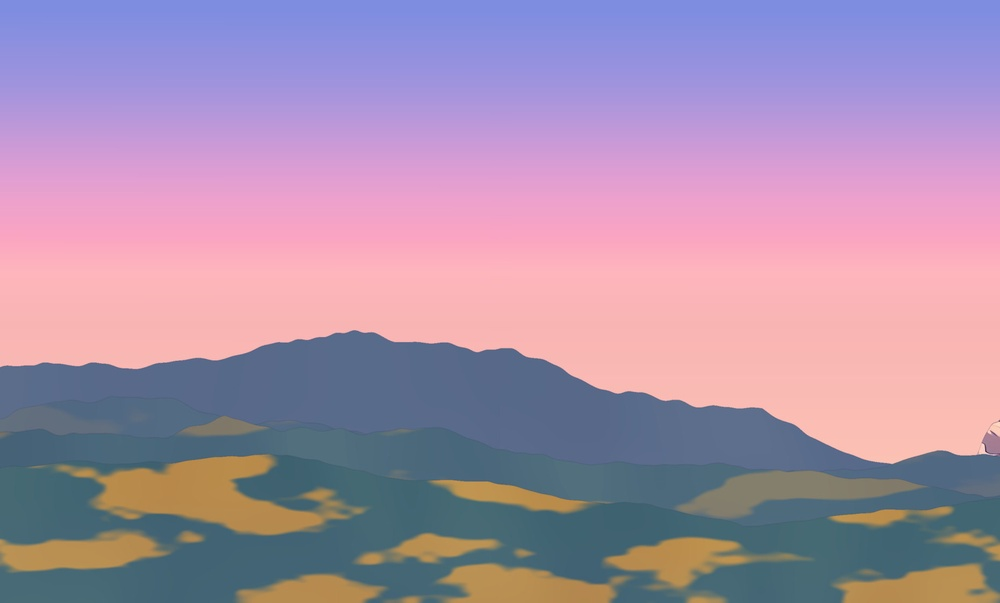
#> input picture assets/backdrops/antelao-pano-000.jpg, 1000 x 603 px, shrunk from 1860 x 1121 before the run
$ python paint-toon.py ../assets/backdrops/antelao-pano-000.jpg out.png
#> lines starting #> are read from the running program, lines starting #| are printed output that depends on the picture; after the words box and inside, x2 and y2 are one past the last pixel; in counts of white or black regions, pixels touching at a corner belong together
#> further down, img is the input picture: shape (603, 1000, 3); mean B, G, R 171.5, 143.8, 169.3
#!/usr/bin/env python3
"""A real photograph repainted as a cartoon of the same mountains at another hour: the shapes are the photo's own, nothing is invented.
python3 -I tools/paint-toon.py <in.jpg> <out.jpg> [--crop x0,y0,x1,y1] [--scale 1.7] [--hint recipe.json:file_in_recipe] [--ramps name]

Used for the sides of a panorama where no hand repaint exists, so that they sit next to one. Three colour ramps, chosen per pixel by what the
photo says is there (excess green is grass, pale and grey is snow, the rest is rock), run over the photo's own light after the overcast is
taken out of it and its tones are gathered into flat planes. Crests take the first sun; the pen follows the photo's dark lines."""
import argparse, json
import numpy as np, cv2

RAMPS = {
    # Bâlea as the photos have it, late morning in summer: dark grey schist, grey scree, muted green grass, cold shade. Read off 02.09.2025 Balea-See and Baleasee
    'balea_day': {
        'grass': ['#2c4436', '#3e5a3e', '#566f44', '#6f8450', '#8d9a5c', '#b0b06e'],
        'rock': ['#2b2f38', '#40444c', '#5a5c60', '#777775', '#96948c', '#b9b5a8', '#dcd8ca'],
        'snow': ['#a8b8cc', '#d4dee8', '#f0f4f6', '#ffffff'],
        'glow': '#fff2dc', 'ink': '#1e2228',
    },
    # read off the hand repaint of the Stoschmidt photo (balea-gemini): olive and ochre grass, charcoal schist, grey scree, a clean sky
    'balea_hero': {
        'grass': ['#454a2c', '#5f6133', '#7d7a3e', '#9a8f48', '#b4a258', '#cdb878'],
        'rock': ['#2b2d2f', '#3c3f40', '#4f5150', '#6a6a64', '#838179', '#9c9a8e', '#bdb9aa'],
        'snow': ['#9fb2c4', '#c8d4dc', '#e8ecee', '#fbfbf8'],
        'glow': '#fff0d8', 'ink': '#1f2124',
    },
    # sampled from Summit Descent's repaint of Bâlea (docs/backdrops-howto.md): rose rock, olive and gold grass, lilac shade
    'balea': {
        'grass': ['#5e7a6c', '#7a8f74', '#97986a', '#aea262', '#c2b068', '#d6c27c'],
        'rock': ['#8a7694', '#a98a9e', '#c99aa0', '#e2ac9e', '#f2c0aa', '#fad6c0'],
        'snow': ['#b4a8cc', '#dccfe0', '#f8ece6', '#fff8f2'],
        'glow': '#ffb49a', 'ink': '#3a2f46',
    },
}

def rgb(h): return np.array([int(h[i:i + 2], 16) for i in (1, 3, 5)], np.float32) / 255
def ramp(t, names):
    c = np.stack([rgb(n) for n in names]); x = np.linspace(0, 1, len(names))
    return np.stack([np.interp(t, x, c[:, k]) for k in range(3)], -1).astype(np.float32)
def sstep(a, b, x):
    t = np.clip((x - a) / (b - a), 0, 1); return t * t * (3 - 2 * t)
def blur(a, s): return cv2.GaussianBlur(a, (0, 0), s)

def paint(src, crop, scale, hint, R, levels=6, glow=0.55, ink=0.5, flat=0.75, sm=1.0, sky_l=0.6):
#> called with scale = 1.7, levels = 6, glow = 0.55, ink = 0.5, flat = 0.75, sm = 1, sky_l = 0.6
    h, w = src.shape[:2]
#> h = 603; w = 1000
    x0, y0, x1, y1 = crop
    src = src[int(y0 * h):int(y1 * h), int(x0 * w):int(x1 * w)]
    src = cv2.resize(src, None, fx=scale, fy=scale, interpolation=cv2.INTER_CUBIC)
    H, W = src.shape[:2]
#> H = 1025; W = 1700
    # flat planes that keep the photo's edges
    k = sm * scale
    s = cv2.edgePreservingFilter(src, flags=1, sigma_s=int(40 * k), sigma_r=0.3)
    s = cv2.bilateralFilter(s, 0, 30, 6 * k)
    f = s.astype(np.float32) / 255
    b, g, r = f[..., 0], f[..., 1], f[..., 2]
    L = 0.3 * r + 0.59 * g + 0.11 * b
    V, Mi = f.max(-1), f.min(-1)
    sat = (V - Mi) / (V + 1e-3)
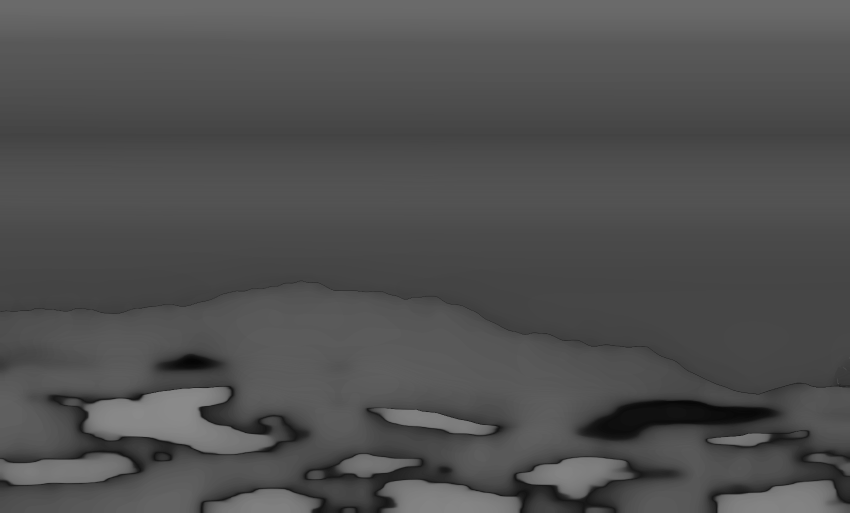
#> sat: shape (1025, 1700) float32 (shown at 1/2 size); min 0.0175, max 0.545, mean 0.315
    # what is there: little patches of either go, the painter works in big shapes
    exg = (g - np.maximum(r, b)) / (V + 1e-3)
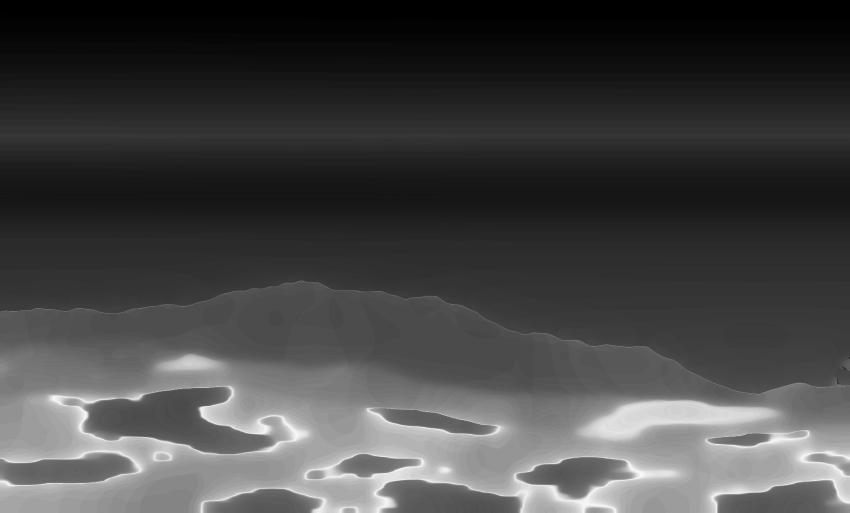
#> exg: shape (1025, 1700) float32 (shown at 1/2 size); min -0.366, max 0.103, mean -0.24; drawn with min black and max white
    warm = (r - b) / (V + 1e-3)
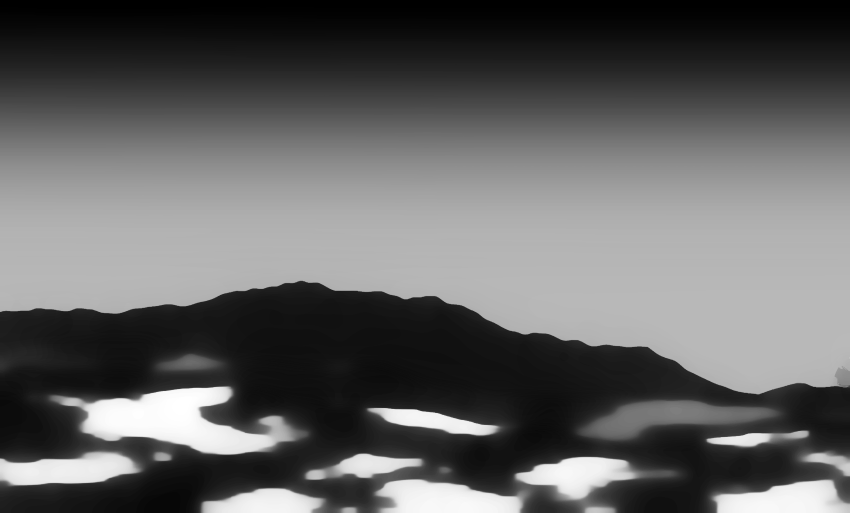
#> warm: shape (1025, 1700) float32 (shown at 1/2 size); min -0.419, max 0.545, mean -0.0473; drawn with min black and max white
    grass = sstep(0.0, 0.07, blur(exg, 3 * k))
    grass = np.maximum(grass, sstep(0.16, 0.34, blur(warm, 3 * k)) * sstep(-0.12, 0.0, blur(g - r, 3 * k)))
    sz = int(9 * k) | 1
    el = cv2.getStructuringElement(cv2.MORPH_ELLIPSE, (sz, sz))
    grass = cv2.morphologyEx(cv2.morphologyEx(grass.astype(np.float32), cv2.MORPH_CLOSE, el), cv2.MORPH_OPEN, el)
    grass = blur(grass, 1.4 * k)
    snow = sstep(0.68, 0.8, L) * (1 - sstep(0.1, 0.2, sat))
    snow = blur(snow, 0.8 * k)
    # the overcast out, and the big forms up: light at the scale of a spur and a gully carries the picture, the grain of the grass goes
    form = blur(L, 7 * k) - blur(L, 70 * k)
    det = L - blur(L, 7 * k)
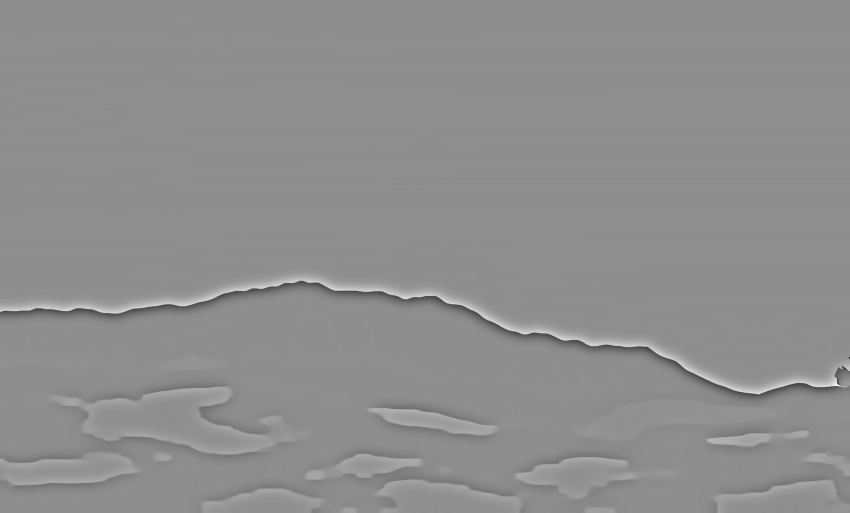
#> det: shape (1025, 1700) float32 (shown at 1/2 size); min -0.36, max 0.283, mean 1.29e-06; drawn with min black and max white
    def tone(mask, gain_det):
#> called with gain_det = 0.2
        lo = form + gain_det * det
        m = mask > 0.5
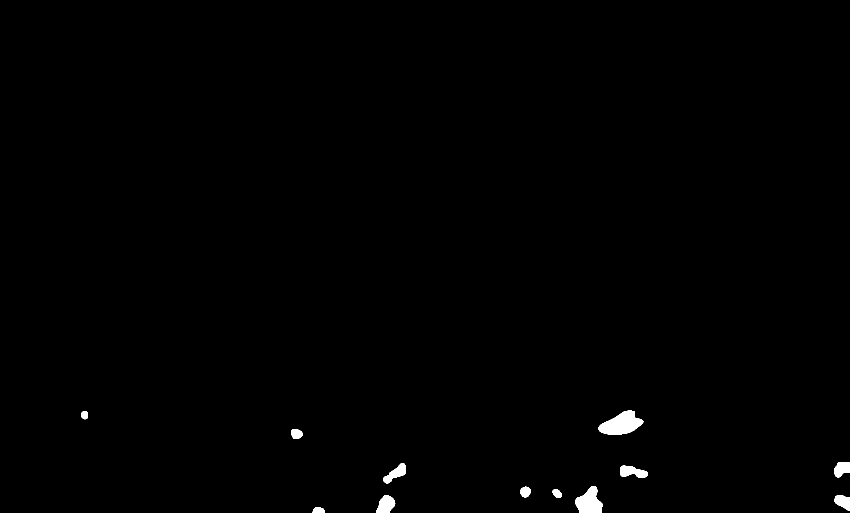
#> m: shape (1025, 1700) bool (shown at 1/2 size); 0.58% white; 12 white regions, largest, box (x1, y1, x2, y2) and area: (1197, 821, 1287, 869) 2708, (1151, 972, 1206, 1025) 1913, (753, 990, 791, 1025) 934
        a, z = np.percentile(lo[m], [2, 98]) if m.sum() > 500 else (lo.min(), lo.max())
#> a = -0.0297; z = 0.0569
        t = np.clip((lo - a) / (z - a + 1e-4), 0, 1)
        q = t * lev; base = np.floor(q); fr = q - base
        return blur(((base + sstep(soft, 1 - soft, fr)) / lev).astype(np.float32), 0.7 * k)
    # grass in long soft gradients, rock in hard planes
    lev, soft = 3, 0.12
    tg = tone(grass, 0.2)
    lev, soft = levels, 0.3
    tr = tone(1 - grass, flat)
#> call 2 of tone, with gain_det = 0.75
#> in tone (call 2), `lo = form + gain_det * det`:
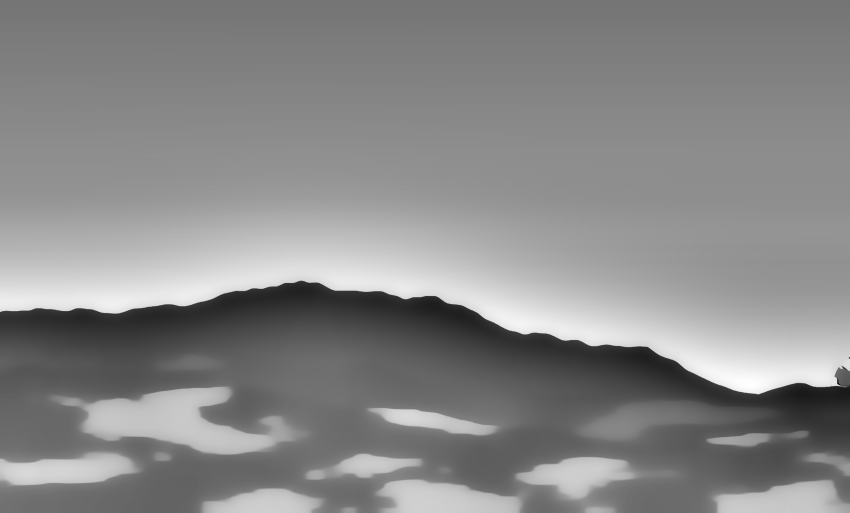
#> lo: shape (1025, 1700) float32 (shown at 1/2 size); min -0.226, max 0.197, mean -5.28e-06; drawn with min black and max white
#> in tone (call 2), `a, z = np.percentile(lo[m], [2, 98]) if m.sum() > 500 else (lo.min(), ..`: a = -0.153; z = 0.155
#> in tone (call 2), `t = np.clip((lo - a) / (z - a + 1e-4), 0, 1)`:
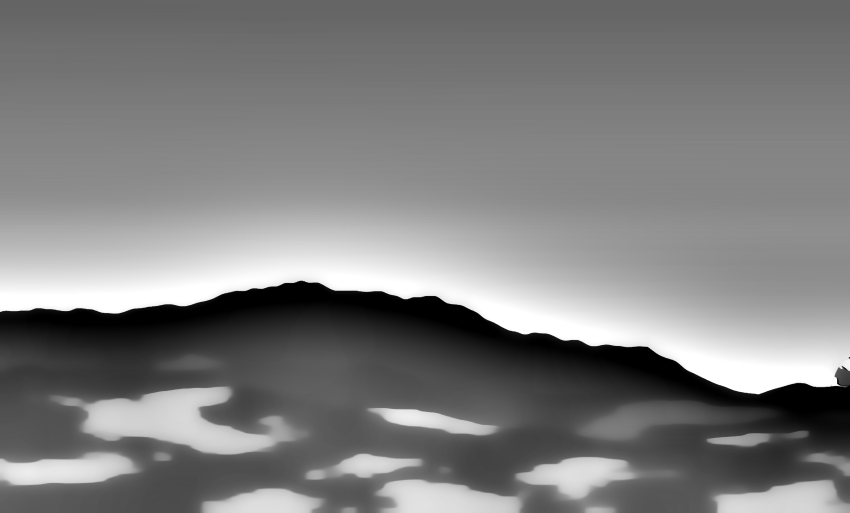
#> t: shape (1025, 1700) float32 (shown at 1/2 size); min 0, max 1, mean 0.495
    col = ramp(tr, R['rock'])
    col = col * (1 - grass[..., None]) + ramp(tg, R['grass']) * grass[..., None]
    col = col * (1 - snow[..., None]) + ramp(np.clip((L - 0.55) / 0.4, 0, 1), R['snow']) * snow[..., None]
    # the sky, flooded down from the top of the picture: its lower edge is the true ridge, and it leaves no fringe
    open_sky = ((L > sky_l) & (sat < 0.22)) | ((b > g + 0.05) & (b > r + 0.1) & (L > 0.42))
    open_sky = cv2.morphologyEx(open_sky.astype(np.uint8), cv2.MORPH_OPEN, np.ones((3, 3), np.uint8))
    n, lab = cv2.connectedComponents(open_sky, connectivity=4)
#> n = 12
    top = np.unique(lab[0][lab[0] > 0])
#> top = [1]
    flood = np.isin(lab, top)
    row = np.where(flood.all(0), H - 1, (~flood).argmax(0)).astype(np.float32)
#> row = 1700 values from 218 to 219
    # where the flood leaked down a pale gully the ridge stays where it was: narrow dips in it go
    wide = np.ones((1, int(30 * scale) | 1), np.uint8)
    row = cv2.dilate(cv2.erode(row.reshape(1, -1), wide), wide).ravel()
    row = cv2.GaussianBlur(row.reshape(1, -1), (0, 0), 1.5).ravel()
    # a sketched ridge, when there is one, is how low the flood may go
    if hint is not None:
        row = np.minimum(row, np.interp(np.arange(W, dtype=np.float32) / W, hint[:, 0], hint[:, 1]) * H + 0.012 * H)
        row = cv2.GaussianBlur(row.astype(np.float32).reshape(1, -1), (0, 0), 1.5).ravel()
    ridge = np.stack([np.arange(W, dtype=np.float32) / (W - 1), row / H], 1)
#> ridge = 1700 pairs, first value 0 to 1, second value 0.213 to 0.214
    rows = np.arange(H, dtype=np.float32)[:, None]
#> rows = 1025 values from 0 to 1024
    col[(rows < row[None, :] + 2) | (flood & (rows < row[None, :] + 0.04 * H))] = rgb(R['rock'][2])
    # the crests take the first sun
    if True:
        d = (np.arange(H, dtype=np.float32)[:, None] - row[None, :]) / H
        sun = np.exp(-np.maximum(d, 0) / 0.09) * glow
        col = col * (1 - sun[..., None] * 0.55) + (col * rgb(R['glow']) * 1.5) * sun[..., None] * 0.55
    # the pen: the photo's dark lines, thin
    fine = cv2.GaussianBlur(cv2.cvtColor(src, cv2.COLOR_BGR2GRAY).astype(np.float32) / 255, (0, 0), 0.9 * scale)
    dog = fine - blur(fine, 3.2 * scale)
    line = sstep(0.03, 0.09, -blur(dog, 0.5 * scale)) * ink * (1 - 0.65 * grass) * ~flood
    col = col * (1 - line[..., None]) + rgb(R['ink']) * line[..., None]
    return (np.clip(col, 0, 1)[..., ::-1] * 255 + 0.5).astype(np.uint8), ridge

if __name__ == '__main__':
    A = argparse.ArgumentParser()
    A.add_argument('src'); A.add_argument('out')
    A.add_argument('--crop', default='0,0,1,1'); A.add_argument('--scale', type=float, default=1.7)
    A.add_argument('--hint'); A.add_argument('--ramps', default='balea')
    A.add_argument('--glow', type=float, default=0.55); A.add_argument('--ink', type=float, default=0.5)
    A.add_argument('--sky', type=float, default=0.6); A.add_argument('--levels', type=int, default=6); A.add_argument('--flat', type=float, default=0.75); A.add_argument('--sm', type=float, default=1.0)
    o = A.parse_args()
    img = cv2.imdecode(np.fromfile(o.src, np.uint8), cv2.IMREAD_COLOR)
    if img is None: raise SystemExit(f'cannot read {o.src}')
    hint = None
    if o.hint:
        path, key = o.hint.split(':')
        ph = [p for p in json.load(open(path, encoding='utf8'))['photos'] if key in (p['id'], p['file'])][0]
        hint = np.array(ph['ridge_sketch'], np.float32)
    res, ridge = paint(img, [float(v) for v in o.crop.split(',')], o.scale, hint, RAMPS[o.ramps], levels=o.levels, glow=o.glow, ink=o.ink, flat=o.flat, sm=o.sm, sky_l=o.sky)
    ok, buf = cv2.imencode('.jpg', res, [cv2.IMWRITE_JPEG_QUALITY, 92])
    buf.tofile(o.out)
    # the ridge it found, as ridge_hint for the recipe
    json.dump([[round(float(a), 4), round(float(b), 4)] for a, b in ridge[:: max(1, len(ridge) // 240)]], open(o.out + '.ridge.json', 'w'))
    print(o.out, res.shape[1], 'x', res.shape[0])
#| out.png 1700 x 1025
